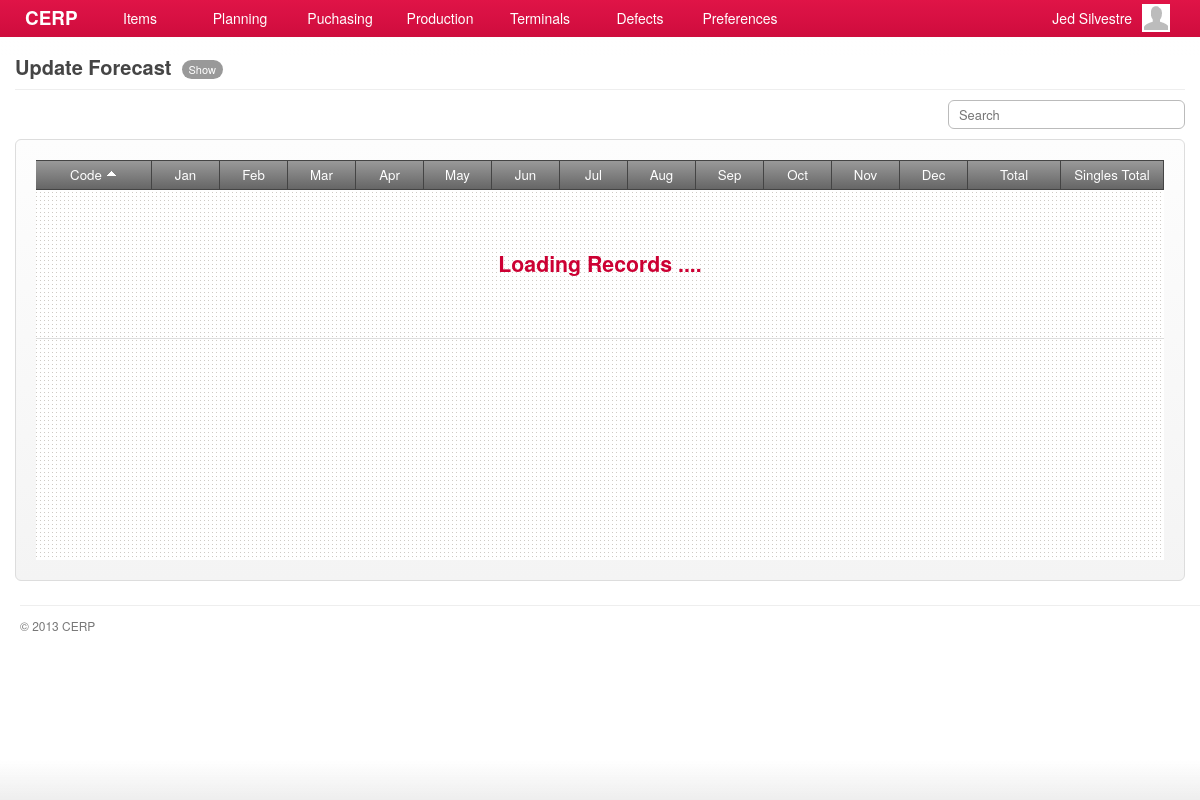
Page /account/forecasts-edit.php (signed in) on the earlier database version.
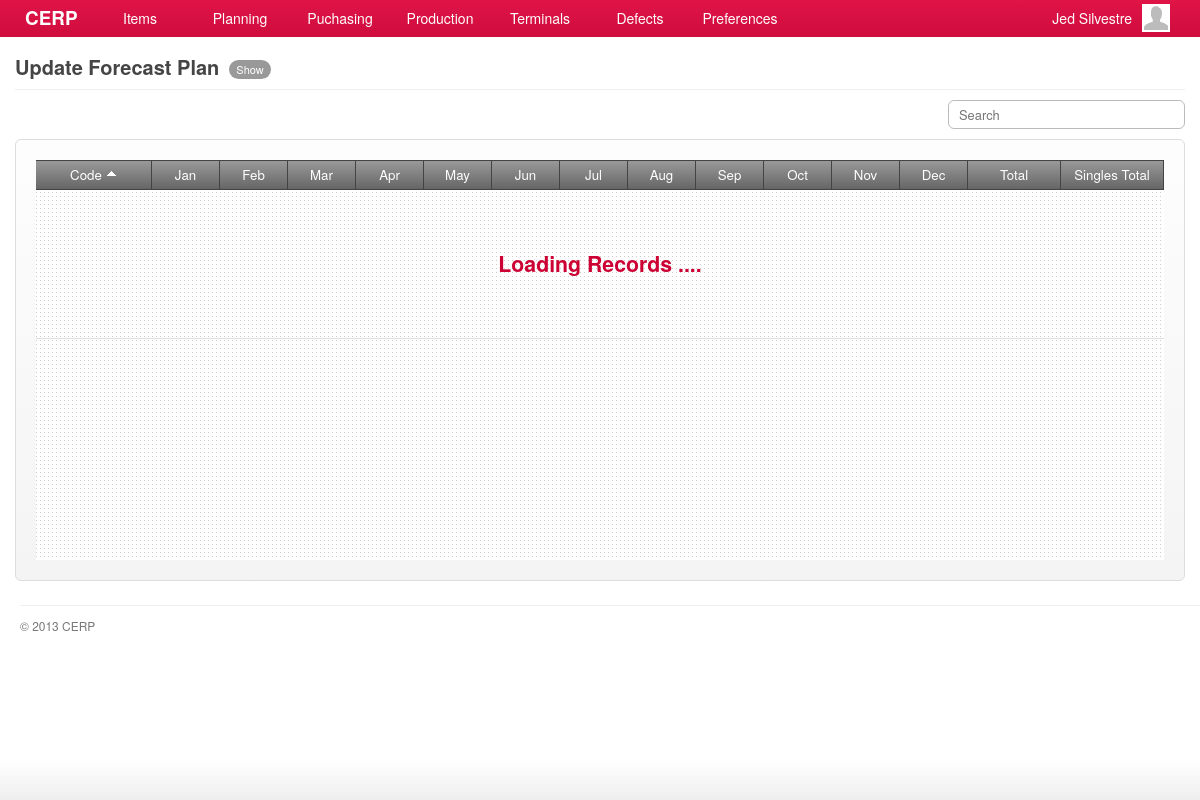
Same page on the later database version.
### tables this page shows
CREATE TABLE `capabilities` (
  `id` int(11) NOT NULL AUTO_INCREMENT,
  `title` varchar(45) DEFAULT NULL,
  `name` varchar(45) DEFAULT NULL,
  `capability` varchar(45) DEFAULT NULL,
  `url` varchar(45) DEFAULT NULL,
  `parent` int(11) DEFAULT NULL,
  PRIMARY KEY (`id`)
);

### include/general.class.php (called while the page is built, shortened)
<?php
require('database.class.php');
require('capabilities.class.php');
require('role.class.php');
$DB				= new MySQL;
  $DB->database	= "cerpdb";
  $DB->username	= "cerpuser";
  $DB->password	= "cerpuser";
  $DB->hostname	= "localhost";
$Capabilities	= new Capabilities($DB);
$Signed			= $_SESSION['user'];
$Role		= new Role($DB, $Signed['id']);
?>

### include/role.class.php (called while the page is built, shortened)
<?php
class Role
{
	private $DB;
	private $user_id;
	function Role($db, $uid) {
  	$this->DB = $db;
		$this->user_id = $uid;
  }
	function isCapableByName($cap_name) {
		foreach ($this->getUserRoles() as $user_role) {
			$result = $this->DB->Find('role_capabilities', array(
						  			'columns' 		=> 'role_capabilities.*',
						  			'joins' => 'INNER JOIN capabilities ON capabilities.id = role_capabilities.capability_id',
						  	    'conditions' 	=> 'capabilities.capability="'. $cap_name .'" AND role_id='. $user_role['role_id']));
			if(isset($result)) {
				return TRUE;
			}
		}
	}
	function getUserRoles() {
		$result = $this->DB->Get('user_roles', array(
						  			'columns' 		=> 'user_roles.role_id, roles.name',
						  			'joins' => 'INNER JOIN roles ON roles.id = user_roles.role_id',
						  	    'conditions' 	=> 'user_roles.user_id='. $this->user_id));
		if(isset($result)) {
			return $result;
		}
	}
}

### include/database.class.php (called while the page is built, shortened)
<?php
class MySQL {
  public $username	= "cerpuser";
  public $password	= "cerpuser";
  public $hostname	= "localhost";
  public function Connect() {
    $conn = mysql_connect($this->hostname, $this->username, $this->password) or die("<br/><span class='notice'><p class='error'><strong>ERROR!</strong> Unable to connect to MySQL! </p></span>");
    return $conn;
  }
  public function Query($sql) {
  	$conn = $this->Connect();
    $result = mysql_query($sql, $conn);
	return $result;
  }
	function Find($table, $args='') {
  	if (isset($args)) {
  	  $args['columns'] = (isset($args['columns']) ? $args['columns'] : '*');
  	  $args['joins'] = (isset($args['joins']) ? $args['joins'] : '');
	 	 	$args['conditions'] = ($args['conditions'] == '' ? '' : 'where '.$args['conditions']);
		}
		$sql = "SELECT ".$args['columns']." FROM ".$table." ".$args['joins']." ".$args['conditions'];
		$row = $this->IsEmpty($this->Query($sql));
		return mysql_fetch_array($row);
  }
  function Get($table, $args='') {
  	if (isset($args)) {
  	  $args['columns'] = (isset($args['columns']) ? $args['columns'] : '*');
  	  $args['joins'] = (isset($args['joins']) ? $args['joins'] : '');
		  $args['conditions'] = ($args['conditions'] == '' ? '' : 'WHERE '.$args['conditions']);
  	  $args['order'] = (isset($args['order']) ? ' ORDER BY '.$args['order'] : '');
  	  $args['limit'] = (isset($args['limit']) ? ' LIMIT '.$args['limit'] : '');
  	  $args['group'] = (isset($args['group']) ? ' GROUP BY '.$args['group'] : '');
		}
		$data = array();
		$sql = "SELECT ".$args['columns']." FROM ".$table." ".$args['joins']." ".$args['conditions']." ".$args['group']." ".$args['order']." ".$args['limit'];
		$result = $this->IsEmpty($this->Query($sql));
		if(!empty($result)) {
	      while ($row = mysql_fetch_array($result)) {
	        $data[] = $row;
	      }
		}
		return $data;
  }
  private function IsEmpty($result) {
    if(mysql_num_rows($result) > 0) return $result;
    return null;
  }
}

### include/capabilities.class.php (called while the page is built, shortened)
<?php
class Capabilities {
  private $DB;
	public $All;
	function Capabilities($db) {
		$this->DB = $db;
		$this->GetCapabilities();
	}
  function GetTitle() {
    global $capability_key;
	return $this->All[$capability_key]['title'];
  }
	function GetCapabilities() {
		$capabilities = $this->DB->Get('capabilities', array(
					  			'columns' 		=> 'id, capability, title, name, parent, url',
					  	    'conditions' 	=> 'parent IS NOT null ORDER BY parent'));
		$all = array();
		foreach ($capabilities as $cap) {
			$all[$cap['capability']] = array('title' => $cap['title'],'name' => $cap['name'], 'url' => $cap['url'], 'parent' => $cap['parent']);
		}
		$this->All = $all;
	}
}

### account/forecasts-edit.php (the view, shortened to what the changed rows need)
<?php
  $capability_key = 'edit_forecast';
  require('header.php');
	$allowed = $Role->isCapableByName($capability_key);
	if(!$allowed) {
		require('inaccessible.php');
	}else{
?>
	<div id="page">
		<div id="page-title">
    	<h2>
      	<span class="title"><?php echo $Capabilities->GetTitle(); ?></span>
        <?php
				  echo '<a href="'.$Capabilities->All['show_forecast']['url'].'" class="nav">'.$Capabilities->All['show_forecast']['name'].'</a>';
				?>
      </h2>
		</div>
    <div id="content">
      <div class="search">
        <input type="text" id="keyword" name="keyword" class="keyword" placeholder="Search" />
      </div>
      <form id="form-name" action="<?php host($Capabilities->GetUrl()) ?>" method="POST" class="form-container">
				<div id="grid-forecast-calendar" class="grid jq-grid" style="min-height:400px;">
	        <table id="tbl-calendar" cellspacing="0" cellpadding="0">
	          <thead>
	            <tr>
	              <td class="border-right text-center"><a class="sort default active up" column="code">Code</a></td>
	              <td width="55" class="border-right text-center"><a class="sort" column="jan">Jan</a></td>
	              <td width="55" class="border-right text-center"><a class="sort" column="feb">Feb</a></td>
	              <td width="55" class="border-right text-center"><a class="sort" column="mar">Mar</a></td>
	              <td width="55" class="border-right text-center"><a class="sort" column="apr">Apr</a></td>
	              <td width="55" class="border-right text-center"><a class="sort" column="may">May</a></td>
	              <td width="55" class="border-right text-center"><a class="sort" column="jun">Jun</a></td>
	              <td width="55" class="border-right text-center"><a class="sort" column="jul">Jul</a></td>
	              <td width="55" class="border-right text-center"><a class="sort" column="aug">Aug</a></td>
	              <td width="55" class="border-right text-center"><a class="sort" column="sep">Sep</a></td>
	              <td width="55" class="border-right text-center"><a class="sort" column="oct">Oct</a></td>
	              <td width="55" class="border-right text-center"><a class="sort" column="nov">Nov</a></td>
	              <td width="55" class="border-right text-center"><a class="sort" column="dece">Dec</a></td>
	              <td width="80" class="border-right text-center"><a class="sort" column="total_qty">Total</a></td>
	              <td width="90" class="border-right text-center"><a class="sort" column="single_total_qty">Singles Total</a></td>
	            </tr>
	          </thead>
	          <tbody></tbody>
	        </table>
	      </div>
      </form>
		</div>
<?php }
require('footer.php'); ?>

Differences in the rows shown:
changed capabilities: title "Update Forecast" → "Update Forecast Plan"
